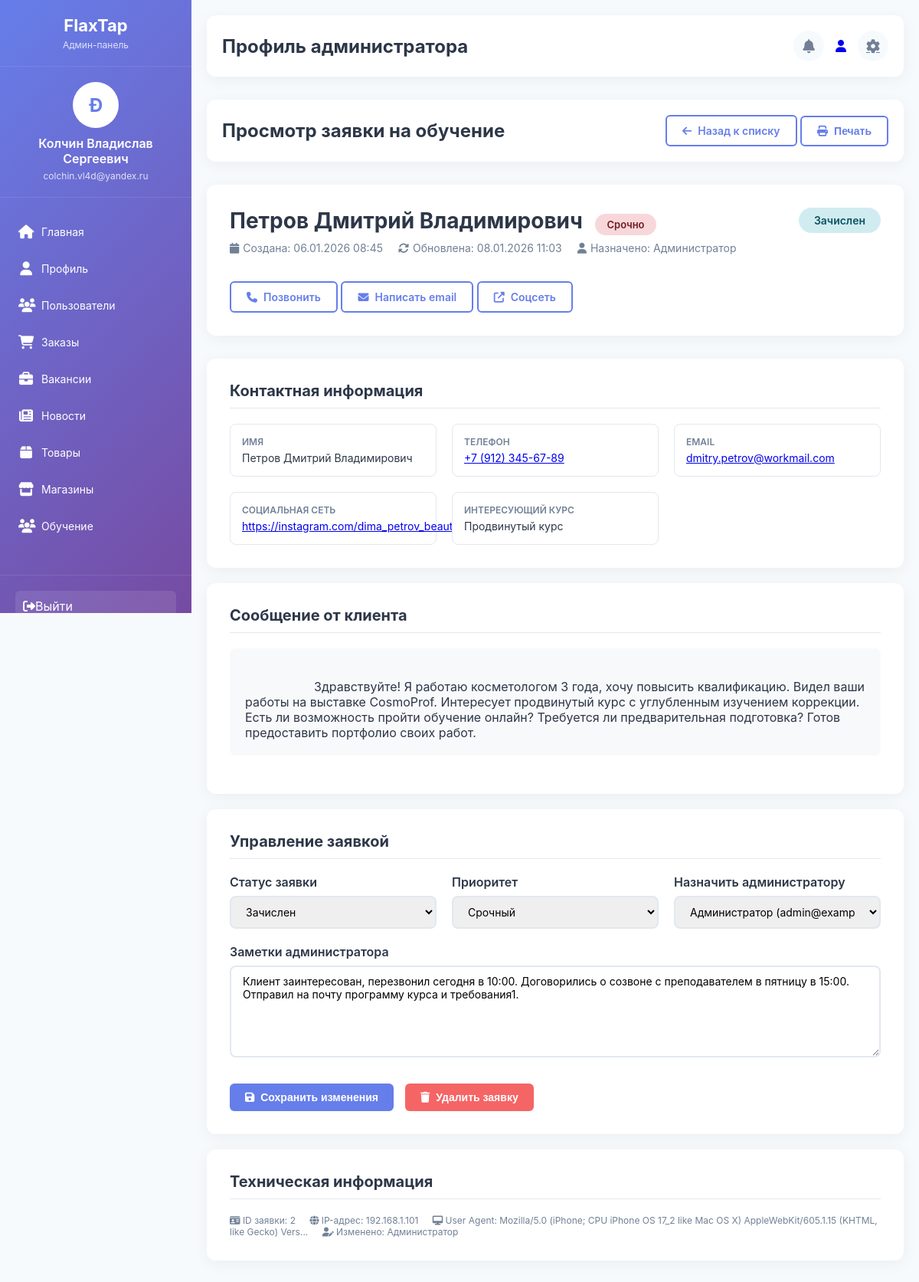
Screenshot of /admin/study/training_request_view.php?id=2 (signed in) with the database file from the repository.
### tables this page shows
CREATE TABLE `training_requests` (
  `id` int NOT NULL,
  `name` varchar(100) NOT NULL,
  `phone` varchar(20) NOT NULL,
  `email` varchar(100) NOT NULL,
  `social_link` varchar(500) DEFAULT NULL COMMENT 'Ссылка на соцсеть',
  `message` text NOT NULL,
  `course_type` varchar(100) DEFAULT NULL COMMENT 'Тип курса',
  `status` enum('new','contacted','enrolled','rejected') DEFAULT 'new',
  `ip_address` varchar(45) DEFAULT NULL,
  `user_agent` text,
  `created_at` timestamp NULL DEFAULT CURRENT_TIMESTAMP,
  `updated_at` timestamp NULL DEFAULT CURRENT_TIMESTAMP ON UPDATE CURRENT_TIMESTAMP,
  `is_read` tinyint(1) DEFAULT '0' COMMENT 'Прочитана ли заявка',
  `notes` text COMMENT 'Заметки администратора',
  `assigned_to` int DEFAULT NULL COMMENT 'Кому назначена заявка',
  `priority` enum('low','normal','high','urgent') DEFAULT 'normal' COMMENT 'Приоритет заявки',
  `updated_by` int DEFAULT NULL COMMENT 'Кто обновил заявку'
);

CREATE TABLE `users` (
  `id` int NOT NULL,
  `name` varchar(100) NOT NULL,
  `password` varchar(255) NOT NULL,
  `email` varchar(100) NOT NULL,
  `telephone` varchar(20) DEFAULT NULL,
  `role` enum('admin','user') DEFAULT 'user',
  `created_at` timestamp NULL DEFAULT CURRENT_TIMESTAMP,
  `updated_at` timestamp NULL DEFAULT NULL ON UPDATE CURRENT_TIMESTAMP,
  `last_login_at` timestamp NULL DEFAULT NULL COMMENT 'Время последнего входа',
  `login_count` int DEFAULT '0' COMMENT 'Количество входов',
  `last_password_change` timestamp NULL DEFAULT NULL COMMENT 'Время последней смены пароля',
  `remember_token` varchar(100) DEFAULT NULL,
  `token_expires_at` datetime DEFAULT NULL,
  `is_active` tinyint(1) DEFAULT '1'
);

### admin/study/training_request_view.php (the view, shortened to what this page needs)
<?php
include "../config/database.php";
$request_id = isset($_GET['id']) ? (int)$_GET['id'] : 0;
$query = "SELECT tr.*,
          u1.name as assigned_to_name,
          u2.name as updated_by_name
          FROM training_requests tr
          LEFT JOIN users u1 ON tr.assigned_to = u1.id
          LEFT JOIN users u2 ON tr.updated_by = u2.id
          WHERE tr.id = $request_id";
$result = mysqli_query($conn, $query);
$request = mysqli_fetch_assoc($result);
$admins_query = "SELECT id, name, email FROM users WHERE role = 'admin' AND is_active = 1";
$admins_result = mysqli_query($conn, $admins_query);
?>
<!DOCTYPE html>
<html lang="ru">
<head>
    <link rel="stylesheet" href="../assets/style/style.css">
    <link rel="stylesheet" href="https://cdnjs.cloudflare.com/ajax/libs/font-awesome/6.4.0/css/all.min.css">
    <link rel="stylesheet" href="../assets/style/study/view.css">
</head>
<body>
    <?php include "../inc/sidebar.php"; ?>
    <main class="main-content">
        <?php include "../inc/header.php"; ?>
        <div class="header">
            <h1>Просмотр заявки на обучение</h1>
            <div>
                <a href="index.php" class="btn btn-outline">
                    <i class="fas fa-arrow-left"></i> Назад к списку
                </a>
                <button onclick="window.print()" class="btn btn-outline">
                    <i class="fas fa-print"></i> Печать
                </button>
            </div>
        </div>
        <div class="view-container">
            <div class="request-header">
                <div class="header-top">
                    <div>
                        <h1 class="request-title">
                            <?php echo htmlspecialchars($request['name']); ?>
                            <span class="priority-badge-large
                                <?php
                                if ($request['priority'] == 'urgent') echo 'badge-urgent';
                                elseif ($request['priority'] == 'high') echo 'badge-high';
                                elseif ($request['priority'] == 'low') echo 'badge-low';
                                else echo 'badge-normal';
                                ?>">
                                <?php
                                if ($request['priority'] == 'urgent') echo 'Срочно';
                                elseif ($request['priority'] == 'high') echo 'Высокий';
                                elseif ($request['priority'] == 'low') echo 'Низкий';
                                else echo 'Обычный';
                                ?>
                            </span>
                        </h1>
                        <div class="request-meta">
                            <div class="meta-item">
                                <i class="fas fa-calendar"></i>
                                <span>Создана: <?php echo date('d.m.Y H:i', strtotime($request['created_at'])); ?></span>
                            </div>
                            <?php if ($request['updated_at']): ?>
                                <div class="meta-item">
                                    <i class="fas fa-sync-alt"></i>
                                    <span>Обновлена: <?php echo date('d.m.Y H:i', strtotime($request['updated_at'])); ?></span>
                                </div>
                            <?php endif; ?>
                            <?php if ($request['assigned_to_name']): ?>
                                <div class="meta-item">
                                    <i class="fas fa-user"></i>
                                    <span>Назначено: <?php echo htmlspecialchars($request['assigned_to_name']); ?></span>
                                </div>
                            <?php endif; ?>
                        </div>
                    </div>
                    <div>
                        <div class="status-badge-large
                            <?php
                            if ($request['status'] == 'new') echo 'badge-new';
                            elseif ($request['status'] == 'contacted') echo 'badge-contacted';
                            elseif ($request['status'] == 'enrolled') echo 'badge-enrolled';
                            else echo 'badge-rejected';
                            ?>">
                            <?php
                            if ($request['status'] == 'new') echo 'Новая';
                            elseif ($request['status'] == 'contacted') echo 'Связались';
                            elseif ($request['status'] == 'enrolled') echo 'Зачислен';
                            else echo 'Отклонен';
                            ?>
                        </div>
                    </div>
                </div>
                <div class="header-actions">
                    <a href="tel:<?php echo htmlspecialchars($request['phone']); ?>" class="btn btn-outline">
                        <i class="fas fa-phone"></i> Позвонить
                    </a>
                    <a href="mailto:<?php echo htmlspecialchars($request['email']); ?>" class="btn btn-outline">
                        <i class="fas fa-envelope"></i> Написать email
                    </a>
                    <?php if ($request['social_link']): ?>
                        <a href="<?php echo htmlspecialchars($request['social_link']); ?>" target="_blank" class="btn btn-outline">
                            <i class="fas fa-external-link-alt"></i> Соцсеть
                        </a>
                    <?php endif; ?>
                </div>
            </div>
            <div class="details-card">
                <h3 class="section-title">Контактная информация</h3>
                <div class="info-grid">
                    <div class="info-item">
                        <div class="info-label">Имя</div>
                        <div class="info-value"><?php echo htmlspecialchars($request['name']); ?></div>
                    </div>
                    <div class="info-item">
                        <div class="info-label">Телефон</div>
                        <div class="info-value">
                            <a href="tel:<?php echo htmlspecialchars($request['phone']); ?>">
                                <?php echo htmlspecialchars($request['phone']); ?>
                            </a>
                        </div>
                    </div>
                    <div class="info-item">
                        <div class="info-label">Email</div>
                        <div class="info-value">
                            <a href="mailto:<?php echo htmlspecialchars($request['email']); ?>">
                                <?php echo htmlspecialchars($request['email']); ?>
                            </a>
                        </div>
                    </div>
                    <?php if ($request['social_link']): ?>
                        <div class="info-item">
                            <div class="info-label">Социальная сеть</div>
                            <div class="info-value">
                                <a href="<?php echo htmlspecialchars($request['social_link']); ?>" target="_blank">
                                    <?php echo htmlspecialchars($request['social_link']); ?>
                                </a>
                            </div>
                        </div>
                    <?php endif; ?>
                    <?php if ($request['course_type']): ?>
                        <div class="info-item">
                            <div class="info-label">Интересующий курс</div>
                            <div class="info-value"><?php echo htmlspecialchars($request['course_type']); ?></div>
                        </div>
                    <?php endif; ?>
                </div>
            </div>
            <div class="details-card">
                <h3 class="section-title">Сообщение от клиента</h3>
                <div class="content-box">
                    <?php echo nl2br(htmlspecialchars($request['message'])); ?>
                </div>
            </div>
            <div class="details-card">
                <h3 class="section-title">Управление заявкой</h3>
                <form method="POST">
                    <div class="info-grid">
                        <div class="form-group">
                            <label for="status">Статус заявки</label>
                            <select id="status" name="status" class="form-control" required>
                                <option value="enrolled" <?php echo $request['status'] == 'enrolled' ? 'selected' : ''; ?>>Зачислен</option>
                            </select>
                        </div>
                        <div class="form-group">
                            <label for="priority">Приоритет</label>
                            <select id="priority" name="priority" class="form-control" required>
                                <option value="urgent" <?php echo $request['priority'] == 'urgent' ? 'selected' : ''; ?>>Срочный</option>
                            </select>
                        </div>
                        <div class="form-group">
                            <label for="assigned_to">Назначить администратору</label>
                            <select id="assigned_to" name="assigned_to" class="form-control">
                                <?php mysqli_data_seek($admins_result, 0); ?>
                                <?php while($admin = mysqli_fetch_assoc($admins_result)): ?>
                                    <option value="<?php echo $admin['id']; ?>"
                                        <?php echo $request['assigned_to'] == $admin['id'] ? 'selected' : ''; ?>>
                                        <?php echo htmlspecialchars($admin['name']); ?> (<?php echo htmlspecialchars($admin['email']); ?>)
                                    </option>
                                <?php endwhile; ?>
                            </select>
                        </div>
                    </div>
                    <div class="form-group">
                        <label for="notes">Заметки администратора</label>
                        <textarea id="notes" name="notes" class="form-control"
                                  placeholder="Заметки по работе с клиентом..."><?php echo htmlspecialchars($request['notes'] ?? ''); ?></textarea>
                    </div>
                    <div class="button-group">
                        <button type="submit" class="btn btn-primary">
                            <i class="fas fa-save"></i> Сохранить изменения
                        </button>
                        <button type="button" onclick="deleteRequest(<?php echo $request_id; ?>)" class="btn btn-danger">
                            <i class="fas fa-trash"></i> Удалить заявку
                        </button>
                    </div>
                </form>
            </div>
            <div class="details-card">
                <h3 class="section-title">Техническая информация</h3>
                <div class="tech-info">
                    <span><i class="fas fa-id-card"></i> ID заявки: <?php echo $request_id; ?></span>
                    <span><i class="fas fa-globe"></i> IP-адрес: <?php echo htmlspecialchars($request['ip_address']); ?></span>
                    <span><i class="fas fa-desktop"></i> User Agent: <?php echo htmlspecialchars(substr($request['user_agent'], 0, 100)); ?>...</span>
                    <?php if ($request['updated_by_name']): ?>
                        <span><i class="fas fa-user-edit"></i> Изменено: <?php echo htmlspecialchars($request['updated_by_name']); ?></span>
                    <?php endif; ?>
                </div>
            </div>
        </div>
    </main>
</body>
</html>

### rows the page displays
training_requests: name "Петров Дмитрий Владимирович", created_at "06.01.2026 08:45", updated_at "08.01.2026 11:03", users.name "Администратор", phone "+7 (912) 345-67-89", email "dmitry.petrov@workmail.com", social_link "https://instagram.com/dima_petrov_beauty", course_type "Продвинутый курс", message "Здравствуйте! Я работаю косметологом 3 года, хочу повысить квалификацию. Видел ваши работы на выставке CosmoProf. Интересует продвинутый курс с углубленным изучением коррекции. Есть ли возможность пройти обучение онлайн? Требуется ли предварительная подготовка? Готов предоставить портфолио своих работ.", status "Зачислен", priority "Срочный", assigned_to "Администратор (admin@example.com)", notes "Клиент заинтересован, перезвонил сегодня в 10:00. Договорились о созвоне с преподавателем в пятницу в 15:00. Отправил на почту программу курса и требования1.", ip_address "192.168.1.101", user_agent "Mozilla/5.0 (iPhone; CPU iPhone OS 17_2 like Mac OS X) AppleWebKit/605.1.15 (KHTML, like Gecko) Vers"

### other values shown
substr($admin['name'], 0, 1) "Ð"
$admin['name'] "Колчин Владислав Сергеевич"
$admin['email'] "colchin.vl4d@yandex.ru"
$request_id "2"
